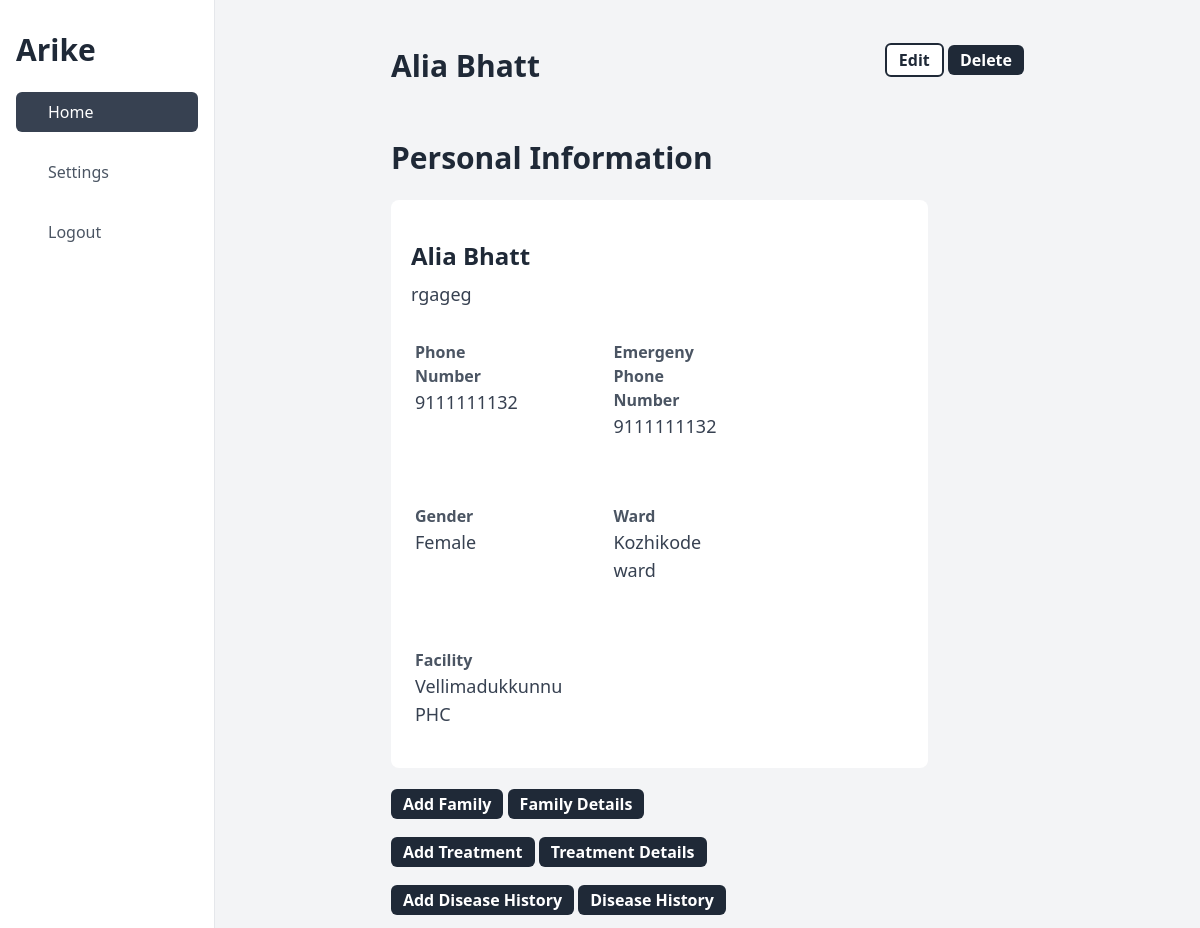
The app's page /detail/patient/2 with its own data.
### apps/models.py (models this page shows, shortened)
class Patient(models.Model):
    full_name = models.CharField(max_length=150)
    date_of_birth = models.DateField()
    address = models.TextField(default="")
    landmark = models.CharField(max_length=100)
    phone = models.CharField(max_length=14, validators=[phone_number_regex])
    gender = models.CharField(max_length=20, choices=GENDER_CHOICES)
    emergency_phone_number = models.CharField(
        max_length=14, validators=[phone_number_regex]
    )
    expired_time = models.DateTimeField(blank=True, null=True)
    ward = models.ForeignKey(Ward, on_delete=models.PROTECT)
    facility = models.ForeignKey(Facility, on_delete=models.PROTECT, null=True)
    nurse = models.ForeignKey(
        CustomUser, blank=False, on_delete=models.PROTECT, null=True
    )
    created_at = models.DateTimeField(auto_now_add=True)
    updated_at = models.DateTimeField(auto_now=True)
    deleted = models.BooleanField(default=False)

class Ward(models.Model):
    name = models.CharField(max_length=30)
    number = models.CharField(max_length=30)
    lsg = models.ForeignKey(Lsgbody, on_delete=models.PROTECT)
    created_at = models.DateTimeField(auto_now_add=True)
    updated_at = models.DateTimeField(auto_now=True)
    deleted = models.BooleanField(default=False)
    def __str__(self):
        return self.name

class Facility(models.Model):
    kind = models.CharField(max_length=10, choices=FACILITY_KIND)
    name = models.CharField(max_length=35)
    address = models.TextField(default="")
    pincode = models.CharField(max_length=6)
    phone = models.CharField(max_length=14, validators=[phone_number_regex])
    ward = models.ForeignKey(Ward, on_delete=models.PROTECT)
    created_at = models.DateTimeField(auto_now_add=True)
    updated_at = models.DateTimeField(auto_now=True)
    deleted = models.BooleanField(default=False)
    def __str__(self):
        return self.name

### apps/views.py (the view)
# urls.py: path("detail/patient/<pk>", PatientDetailView.as_view()),
class PatientDetailView(DetailView):
    model = Patient
    template_name = "Patient/detail.html"

### templates/Patient/detail.html
{% extends "base_dashboard.html" %}
{% block content %}
    <div class="flex justify-between  my-8">
        <h1 class="text-3xl font-bold text-gray-800">{{ object.full_name }}</h1>
        <div>
            <a class="bg-white text-gray-800 font-bold text-1xl px-3 py-1 rounded-md text-center border-2 border-gray-800" href="/update/patient/{{ object.id }}">Edit</a>
            <a class="bg-gray-800 text-white font-bold text-1xl px-3 py-1 rounded-md text-center" href="/delete/patient/{{ object.id }}">Delete</a>
        </div>
    </div>
    <h1 class="text-3xl font-bold text-gray-800 my-6">Personal Information</h1>
    <div class="bg-white pr-32 pl-3 py-2 rounded-lg mr-24">
        <h1 class="text-2xl font-bold text-gray-800 mt-6 p-2">{{ object.full_name }}</h1>
        <p class="text-gray-700 font-regular text-lg px-2">{{ object.address }}</p>
        <div class="grid grid-cols-2 ">
            <div class="bg-white pr-32 pl-3 py-2 rounded-lg mr-24 my-6">
                <p class="text-gray-600 font-bold text-md">Phone Number </p>
                <p class="text-gray-700 font-regular text-lg">{{ object.phone }}</p>
            </div>
            <div class="bg-white pr-32 pl-3 py-2 rounded-lg mr-24 my-6">
                <p class="text-gray-600 font-bold text-md">Emergeny Phone Number </p>
                <p class="text-gray-700 font-regular text-lg">{{ object.emergency_phone_number }}</p>
            </div>
            <div class="bg-white pr-32 pl-3 py-2 rounded-lg mr-24 my-6">
                <p class="text-gray-600 font-bold text-md">Gender</p>
                <p class="text-gray-700 font-regular text-lg">{{ object.gender }}</p>
            </div>
            <div class="bg-white pr-32 pl-3 py-2 rounded-lg mr-24 my-6">
                <p class="text-gray-600 font-bold text-md">Ward</p>
                <p class="text-gray-700 font-regular text-lg">{{ object.ward }}</p>
            </div>
            <div class="bg-white pr-32 pl-3 py-2 rounded-lg mr-24 my-6">
                <p class="text-gray-600 font-bold text-md">Facility</p>
                <p class="text-gray-700 font-regular text-lg">{{ object.facility}}</p>
            </div>
        </div>
    </div>
    <div class="mt-6">
        <a class="bg-gray-800 text-white font-bold text-1xl px-3 py-1 rounded-md text-center" href="/create/family/{{ object.id }}">Add Family</a>
        <a class="bg-gray-800 text-white font-bold text-1xl px-3 py-1 rounded-md text-center" href="/list/family/{{ object.id }}">Family Details</a>
    </div>
    <div class="mt-6">
        <a class="bg-gray-800 text-white font-bold text-1xl px-3 py-1 rounded-md text-center" href="/create/treatment/{{ object.id }}">Add Treatment</a>
        <a class="bg-gray-800 text-white font-bold text-1xl px-3 py-1 rounded-md text-center" href="/list/treatment/{{ object.id }}">Treatment Details</a>
    </div>
    <div class="mt-6">
        <a class="bg-gray-800 text-white font-bold text-1xl px-3 py-1 rounded-md text-center" href="/create/diseasehistory/{{ object.id }}">Add Disease History</a>
        <a class="bg-gray-800 text-white font-bold text-1xl px-3 py-1 rounded-md text-center" href="/list/diseasehistory/{{ object.id }}">Disease History</a>
    </div>
{% endblock content %}

### records on screen
Patient: full_name "Alia Bhatt", address "rgageg", phone "9111111132", emergency_phone_number "9111111132", gender "Female", ward "Kozhikode ward", facility "Vellimadukkunnu PHC"
